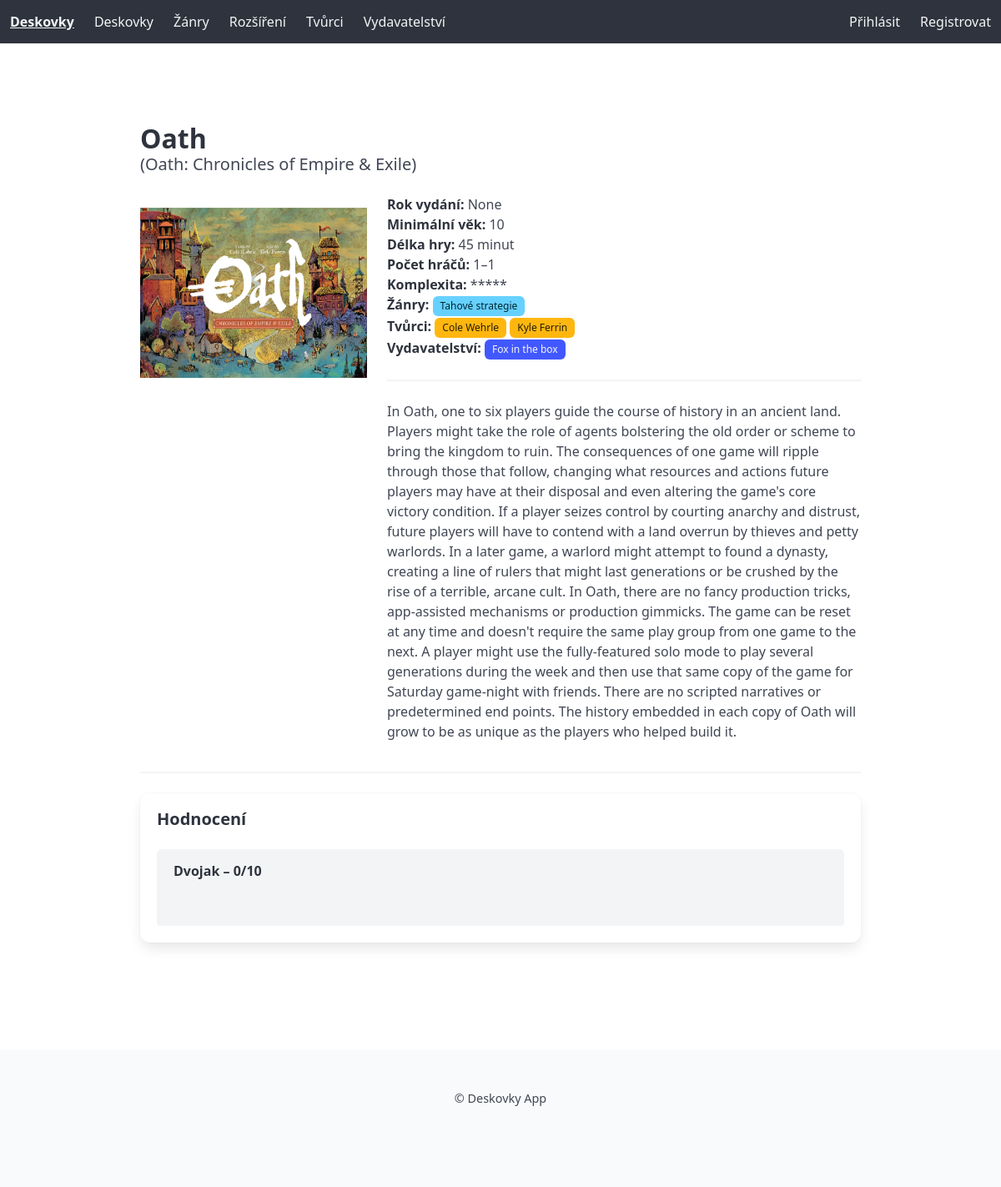
Before: /deskovka/3/ with the older database file.
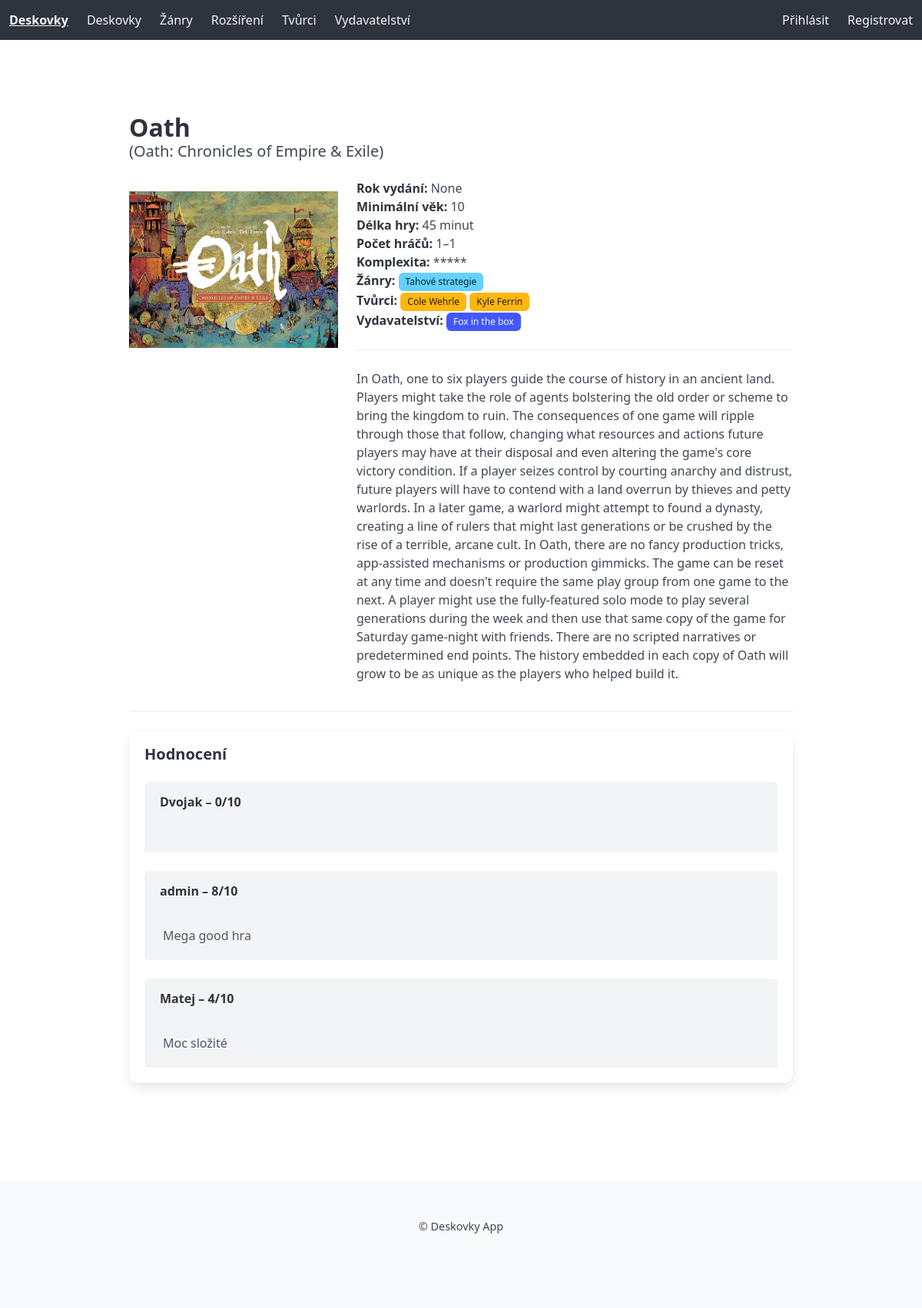
After: the same page with the newer database file.
### library/models.py (models this page shows, shortened)
class Deskovka(models.Model):
    nazev = models.CharField(max_length=80, verbose_name="Jméno deskové hry", help_text="Zadejte jméno deskové hry", default='',
            error_messages={'blank':'Jméno deskové hry musí být vyplněno'})
    alt = models.CharField(max_length=80, verbose_name="Alternativní jméno deskové hry", help_text="Zadejte alternativní jméno deskové hry",default='',blank=True, null=True,)
    zanry = models.ManyToManyField('Zanr',related_name='deskovky',verbose_name='Žánry deskové hry',help_text='Vyberte jeden nebo více žánrů',blank=True)
    designer = models.ManyToManyField('Tvurci', related_name='deskovky', verbose_name='Tvůrci deskové hry', help_text='Vyberte jednoho nebo více tvůrců', blank=True)
    vydavatelstvi = models.ManyToManyField('Vydavatelstvi', related_name='deskovky',verbose_name='Vydavatelství', help_text='Vyberte jméno vydavatelství deskové hry', blank=True)
    vydani = models.IntegerField(blank=True,null=True, verbose_name='Datum vydání')
    minvek = models.IntegerField(verbose_name='Minimální věk', help_text='Zadejte minimální věk', validators=[MinValueValidator(0), MaxValueValidator(99)],default=0)
    cas = models.IntegerField(verbose_name='Délka hry', help_text='Zadejte délku hry v minutách', validators=[MinValueValidator(0), MaxValueValidator(999)], default=0)
    min_hracu = models.IntegerField(verbose_name='Minimální počet hráčů', help_text='Zadejte minimální počet hráčů', validators=[MinValueValidator(1), MaxValueValidator(99)],default=1)
    max_hracu = models.IntegerField(verbose_name='Maximální počet hráčů', help_text='Zadejte maximální počet hráčů', validators=[MinValueValidator(1), MaxValueValidator(99)],default=1)
    KOMPLEXITA = [(0, ''), (1, '*'), (2, '**'), (3, '***'), (4, '****'), (5, '*****'), ]
    komplexita = models.PositiveIntegerField(choices=KOMPLEXITA, verbose_name="Komplexita hry", default=3)
    fotografie = models.ImageField(upload_to='deskovky',verbose_name='Fotografie',blank=True,null=True)
    popis = models.TextField(verbose_name='Popis', help_text='Zadejte popis deskové hry',blank=True, null=True)
    class Meta:
        verbose_name = 'Deskovka'
        verbose_name_plural = 'Deskovky'

class Zanr(models.Model):
    nazev = models.CharField(max_length=20, verbose_name='Název žánru', help_text='Zadejte název žánru')
    class Meta:
        ordering = ['nazev']
        verbose_name = 'Žánr'
        verbose_name_plural = 'Žánry'

class Tvurci(models.Model):
    ROLE_CHOICES = [
        ('designer', 'Designer'),
        ('illustrator', 'Ilustrátor'),
    ]
    Jmeno = models.CharField(max_length=80, verbose_name='Jméno tvůrce', help_text='Zadejte jméno tvůrce')
    Prijmeni = models.CharField(max_length=80, verbose_name='Příjmení tvůrce', help_text='Zadejte příjmení tvůrce')
    role = models.CharField(max_length=20, choices=ROLE_CHOICES, verbose_name='Role',blank=True, null=True, help_text='Vyberte roli tvůrce')
    zivotopis = models.TextField(verbose_name='Životopis', help_text='Zadejte životopis tvůrce', blank=True, null=True)
    fotografie = models.ImageField(upload_to='tvurci', null=True, blank=True, verbose_name='Fotografie')
    class Meta:
        verbose_name = 'Tvůrce'
        verbose_name_plural = 'Tvůrci'

class Vydavatelstvi(models.Model):
    Jmeno = models.CharField(max_length=80, verbose_name='Jméno vydavatelství', help_text='Zadejte jméno vydavatelství')
    class Meta:
        verbose_name = 'Vydavatelství'
        verbose_name_plural = 'Vydavatelství'

class Hodnoceni(models.Model):
    Hra = models.ForeignKey('Deskovka', on_delete=models.CASCADE, related_name='hodnoceni_set')
    uzivatel = models.ForeignKey(User, on_delete=models.CASCADE, related_name='hodnoceni')
    hodnoceni = models.IntegerField(verbose_name='Hodnocení', help_text='Zadejte hodnocení', validators=[MinValueValidator(0), MaxValueValidator(10)])
    datum = models.DateField(auto_now_add=True, verbose_name='Datum hodnocení')
    recenze = models.TextField(verbose_name='Recenze', help_text='Zadejte recenzi')
    class Meta:
        verbose_name = 'Hodnocení'
        verbose_name_plural = 'Hodnocení'

### library/views.py (the view)
# urls.py: path('deskovka/<int:pk>/', views.DeskovkaDetailView.as_view(), name='deskovka_detail'),
class DeskovkaDetailView(DetailView):
    model = Deskovka
    template_name = 'games/boardgames_detail.html'
    context_object_name = 'deskovka'
    def get_context_data(self, **kwargs):
        context = super().get_context_data(**kwargs)
        deskovka = self.get_object()
        if self.request.user.is_authenticated:
            uz_jedno = deskovka.hodnoceni_set.filter(uzivatel=self.request.user).exists()
            context['uzivatel_hodnotil'] = uz_jedno
        else:
            context['uzivatel_hodnotil'] = False
        return context

### library/templates/games/boardgames_detail.html (shortened to what this page needs)
{% extends 'base.html' %}
{% load static %}
{% block content %}
<section class="section">
  <div class="container">
    <div class="columns is-vcentered">
      <div class="column is-8">
        <h1 class="title">{{ deskovka.nazev }}</h1>
        {% if deskovka.alt %}
          <p class="subtitle">({{ deskovka.alt }})</p>
        {% endif %}
      </div>
    </div>
    <div class="columns">
      <div class="column is-one-third">
        {% if deskovka.fotografie %}
          <figure class="image is-4by3">
            <img src="{{ deskovka.fotografie.url }}" alt="{{ deskovka.nazev }}">
          </figure>
        {% else %}
          <figure class="image is-4by3">
            <img src="{% static 'images/placeholder.png' %}" alt="bez obrázku">
          </figure>
        {% endif %}
      </div>
      <div class="column">
        <p><strong>Rok vydání:</strong> {{ deskovka.vydani }}</p>
        <p><strong>Minimální věk:</strong> {{ deskovka.minvek }}</p>
        <p><strong>Délka hry:</strong> {{ deskovka.cas }} minut</p>
        <p><strong>Počet hráčů:</strong> {{ deskovka.min_hracu }}–{{ deskovka.max_hracu }}</p>
        <p><strong>Komplexita:</strong> {{ deskovka.get_komplexita_display }}</p>
        <p><strong>Žánry:</strong>
          {% for zanr in deskovka.zanry.all %}
            <span class="tag is-info">{{ zanr.nazev }}</span>
          {% endfor %}
        </p>
        <p><strong>Tvůrci:</strong>
          {% for tvurce in deskovka.designer.all %}
            <span class="tag is-warning">{{ tvurce.Jmeno }} {{ tvurce.Prijmeni }}</span>
          {% endfor %}
        </p>
        <p><strong>Vydavatelství:</strong>
          {% for vyd in deskovka.vydavatelstvi.all %}
            <span class="tag is-link">{{ vyd.Jmeno }}</span>
          {% endfor %}
        </p>
        <hr>
        <p>{{ deskovka.popis }}</p>
      </div>
    </div>
    <hr>
    <div class="box">
      <h2 class="title is-5">Hodnocení</h2>
      {% for h in deskovka.hodnoceni_set.all %}
        <article class="message is-light">
          <div class="message-header">
            <p><strong>{{ h.uzivatel.username }}</strong> – {{ h.hodnoceni }}/10</p>
          </div>
          <div class="message-body">
            {{ h.recenze }}
          </div>
        </article>
      {% empty %}
        <p>Žádná hodnocení zatím nejsou.</p>
      {% endfor %}
    </div>
  </div>
</section>
{% endblock %}

### library/templates/base.html (shortened to what this page needs)
{% load static %}
<!DOCTYPE html>
<html lang="cs">
<head>
    <link rel="stylesheet" href="https://cdn.jsdelivr.net/npm/bulma@1.0.0/css/bulma.min.css">
    <link rel="stylesheet" href="{% static 'css/style.css' %}">
</head>
<body>
<nav class="navbar is-dark" role="navigation" aria-label="main navigation">
  <div class="navbar-brand">
    <a class="navbar-item" href="{% url 'index' %}">
      <strong>Deskovky</strong>
    </a>
  </div>
  <div class="navbar-menu">
    <div class="navbar-start">
      <a class="navbar-item" href="{% url 'deskovka_list' %}">Deskovky</a>
      <a class="navbar-item" href="{% url 'zanr_list' %}">Žánry</a>
      <a class="navbar-item" href="{% url 'rozsireni_list' %}">Rozšíření</a>
      <a class="navbar-item" href="{% url 'tvurci_list' %}">Tvůrci</a>
      <a class="navbar-item" href="{% url 'vydavatelstvi_list' %}">Vydavatelství</a>
    </div>
    <div class="navbar-end">
      {% if user.is_authenticated %}
        <div class="navbar-item">
          Přihlášen: {{ user.username }}
        </div>
        <a class="navbar-item" href="{% url 'logout' %}">Odhlásit</a>
      {% else %}
        <a class="navbar-item" href="{% url 'login' %}">Přihlásit</a>
        <a class="navbar-item" href="{% url 'register' %}">Registrovat</a>
      {% endif %}
    </div>
  </div>
</nav>
<section class="section">
  <div class="container">
    {% block content %}
    {% endblock %}
  </div>
</section>
<footer class="footer">
  <div class="content has-text-centered">
    <p>&copy; {{ year }} Deskovky App</p>
  </div>
</footer>
</body>
</html>

### library/static/css/style.css (style rules this page uses)
body { font-family: 'Segoe UI', 'Roboto', sans-serif;; margin: 0; padding: 0; }
footer { text-align: center; padding: 1rem; font-size: 0.9rem; margin-top: 2rem; }
img { max-width: 100%; height: auto; display: block; margin: 1rem 0; }

Changed rows visible on the page:
added Hodnoceni: uzivatel.username "admin", hodnoceni "8", recenze "Mega good hra"
added Hodnoceni: uzivatel.username "Matej", hodnoceni "4", recenze "Moc složité"
